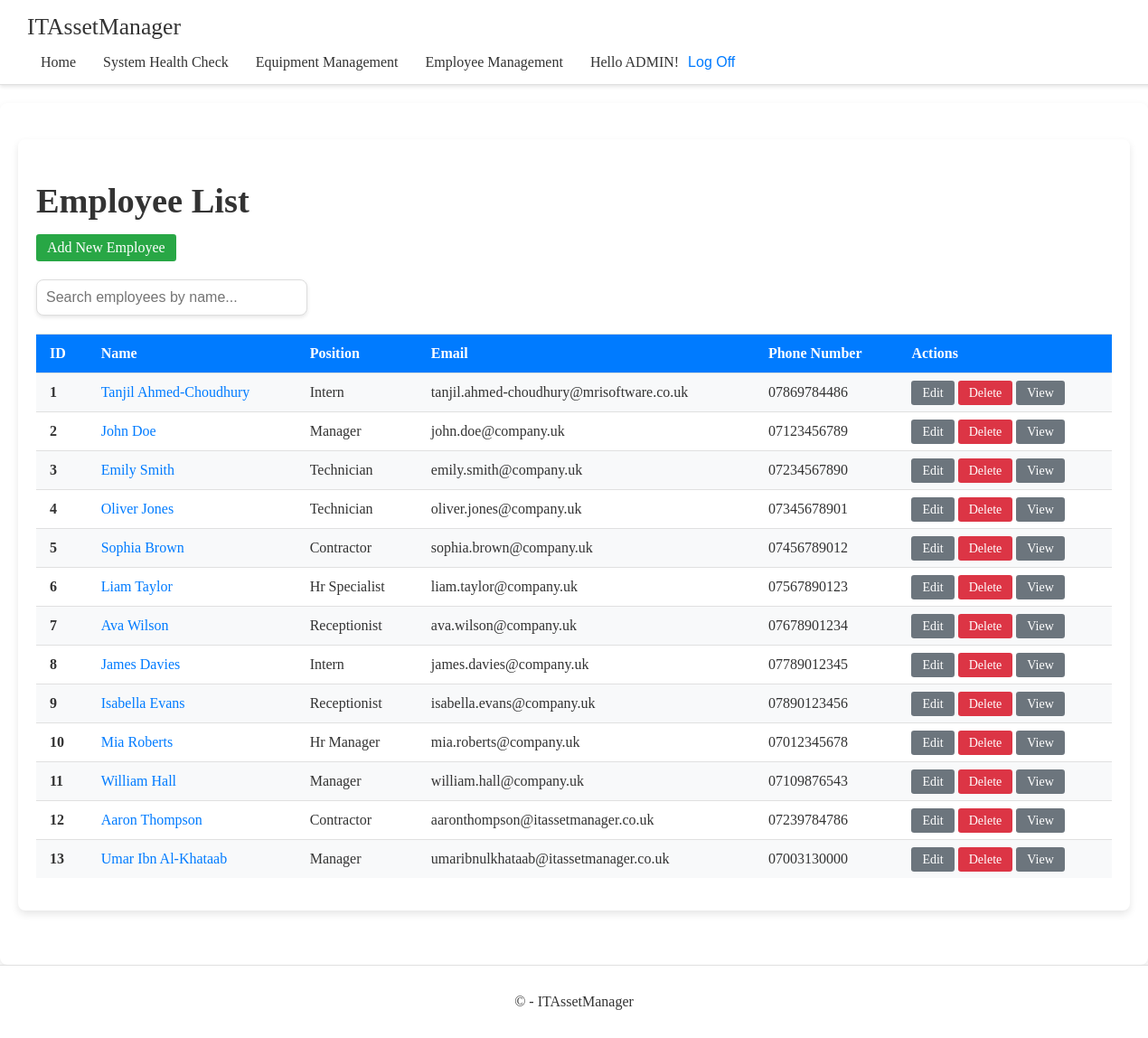
The page /employee/ (signed in) on the database its author committed.
### app/models.py (models this page shows, shortened)
class Employee(models.Model):
    POSITION_CHOICES = [
        ('manager', 'Manager'),
        ('technician', 'Technician'),
        ('intern', 'Intern'),
        ('contractor', 'Contractor'),
        ('receptionist', 'Receptionist'),
        ('hr manager', 'Hr Manager'),
    ]
    first_name = models.CharField(max_length=50)
    last_name = models.CharField(max_length=50)
    email = models.EmailField(unique=True)
    phone_number = models.CharField(max_length=15, null=True, blank=True)  # Nullable and blankable
    position = models.CharField(max_length=20, choices=POSITION_CHOICES, default='intern')
    hire_date = models.DateField(default=date.today)  # Default to current day
    equipment = models.ManyToManyField(Equipment, blank=True)

### app/decorators.py (the view)
    def wrapper(request, *args, **kwargs):
        if not request.user.is_authenticated:
            return redirect('login')
        return view_func(request, *args, **kwargs)

### app/views.py (called while the page is built)
@login_required
def employee_list(request):
    employees = Employee.objects.all()
    return render(request, 'app/employee/employee_list.html', {'employees': employees})

### app/templates/app/employee/employee_list.html (shortened to what this page needs)
{% extends 'app/base.html' %}
{% load static %}
{% block extra_head %}
<link rel="stylesheet" href="{% static 'app/content/employee/employee_list.css' %}">
{% endblock %}
{% block content %}
<div class="container mt-4">
    <h1 class="mb-4">Employee List</h1>
    <a class="add-employee-btn" href="{% url 'employee_create' %}">Add New Employee</a>
    <div style="margin-bottom: 20px; text-align: left;">
        <input type="search" data-search="employeeTableBody"
               placeholder="Search employees by name..."
               style="width: 100%; max-width: 300px; padding: 10px; font-size: 1rem; border: 1px solid #ddd; border-radius: 8px; box-shadow: 0 2px 4px rgba(0, 0, 0, 0.1); transition: border-color 0.3s ease; outline: none;">
    </div>
    <table class="table table-striped table-hover">
        <thead class="thead-dark">
            <tr>
                <th scope="col">ID</th>
                <th scope="col">Name</th>
                <th scope="col">Position</th>
                <th scope="col">Email</th>
                <th scope="col">Phone Number</th>
                <th scope="col">Actions</th>
            </tr>
        </thead>
        <tbody id="employeeTableBody">
            {% for employee in employees %}
            <tr>
                <th scope="row">{{ forloop.counter }}</th>
                <td>
                    <a class="employee-link" href="{% url 'employee_detail' employee.pk %}">{{ employee.first_name }} {{ employee.last_name }}</a>
                </td>
                <td>{{ employee.position|title }}</td>
                <td>{{ employee.email|lower }}</td>
                <td>{{ employee.phone_number }}</td>
                <td>
                    <a class="btn btn-secondary btn-sm" style="text-decoration: none;" href="{% url 'employee_update' employee.pk %}">Edit</a>
                    <form method="post" action="{% url 'employee_delete' employee.pk %}" style="display:inline;">
                        <a class="btn btn-danger btn-sm" style="text-decoration: none;" href="{% url 'employee_delete' employee.pk %}">Delete</a>
                    </form>
                    <a class="btn btn-secondary btn-sm" style="text-decoration: none;" href="{% url 'employee_detail' employee.pk %}">View</a>
                </td>
            </tr>
            {% endfor %}
        </tbody>
    </table>
</div>
{% endblock %}

### app/templates/app/loginpartial.html (shortened to what this page needs)
{% if user.is_authenticated %}
<div class="navbar-user-actions">
    <span class="navbar-user-greeting">Hello {{ user.username|upper }}!</span>
    <form id="logoutForm" action="{% url 'logout' %}" method="post" class="navbar-logoff-form">
        <button type="submit" class="navbar-logoff-button">Log Off</button>
    </form>
</div>
{% else %}
<div class="navbar-user-actions">
    <a href="{% url 'login' %}" class="navbar-logoff-button">Log In</a>
</div>
{% endif %}

### app/static/app/content/base.css (style rules this page uses)
.navbar-user-actions { display: flex; align-items: self-end; margin-left: auto; }
.navbar-user-actions .navbar-user-greeting { color: #333; font-size: 1rem; padding-right: 10px; }
.navbar-user-actions .navbar-logoff-button { color: #007bff; text-decoration: none; font-size: 1rem; background: none; border: none; cursor: pointer; padding: 0; transition: color 0.3s ease; }
html, body { height: 100%; margin: 0; }
body { display: flex; flex-direction: column; }

### app/static/app/content/employee/employee_list.css (style rules this page uses)
.container { margin-top: 20px; padding: 20px; background-color: #ffffff; border-radius: 8px; box-shadow: 0 4px 8px rgba(0, 0, 0, 0.1); }
h1 { color: #333; font-size: 2.4rem; margin-bottom: 15px; }
.add-employee-btn { display: inline-block; margin-bottom: 20px; background-color: #28a745; border-color: #28a745; color: #ffffff; text-decoration: none; padding: 0.375rem 0.75rem; font-size: 1rem; border-radius: 0.2rem; transition: background-color 0.15s ease-in-out, border-color 0.15s ease-in-out; }
.table { width: 100%; margin-bottom: 1rem; color: #333; border-collapse: collapse; }
.table th, .table td { padding: 12px 15px; text-align: left; border-top: 1px solid #e0e0e0; }
.table thead { background-color: #007bff; color: #ffffff; }
.table-striped tbody tr:nth-of-type(odd) { background-color: #f8f9fa; }
.employee-link { color: #007bff; text-decoration: none; transition: color 0.3s ease; }
.btn-secondary { background-color: #6c757d; border-color: #6c757d; color: #ffffff; padding: 0.375rem 0.75rem; font-size: 0.875rem; border-radius: 0.2rem; transition: background-color 0.15s ease-in-out, border-color 0.15s ease-in-out; }
.btn-danger { background-color: #dc3545; border-color: #dc3545; color: #ffffff; padding: 0.375rem 0.75rem; font-size: 0.875rem; border-radius: 0.2rem; transition: background-color 0.15s ease-in-out, border-color 0.15s ease-in-out; }

### rows shown on the page
Employee: first_name "Tanjil", last_name "Ahmed-Choudhury", position "Intern", email "tanjil.ahmed-choudhury@mrisoftware.co.uk", phone_number "07869784486"
Employee: first_name "John", last_name "Doe", position "Manager", email "john.doe@company.uk", phone_number "07123456789"
Employee: first_name "Emily", last_name "Smith", position "Technician", email "emily.smith@company.uk", phone_number "07234567890"
Employee: first_name "Oliver", last_name "Jones", position "Technician", email "oliver.jones@company.uk", phone_number "07345678901"
Employee: first_name "Sophia", last_name "Brown", position "Contractor", email "sophia.brown@company.uk", phone_number "07456789012"
Employee: first_name "Liam", last_name "Taylor", position "Hr Specialist", email "liam.taylor@company.uk", phone_number "07567890123"
Employee: first_name "Ava", last_name "Wilson", position "Receptionist", email "ava.wilson@company.uk", phone_number "07678901234"
Employee: first_name "James", last_name "Davies", position "Intern", email "james.davies@company.uk", phone_number "07789012345"
Employee: first_name "Isabella", last_name "Evans", position "Receptionist", email "isabella.evans@company.uk", phone_number "07890123456"
Employee: first_name "Mia", last_name "Roberts", position "Hr Manager", email "mia.roberts@company.uk", phone_number "07012345678"
Employee: first_name "William", last_name "Hall", position "Manager", email "william.hall@company.uk", phone_number "07109876543"
Employee: first_name "Aaron", last_name "Thompson", position "Contractor", email "aaronthompson@itassetmanager.co.uk", phone_number "07239784786"
Employee: first_name "Umar", last_name "Ibn Al-Khataab", position "Manager", email "umaribnulkhataab@itassetmanager.co.uk", phone_number "07003130000"

### other values the page prints
{{ user.username|upper }} "ADMIN"
